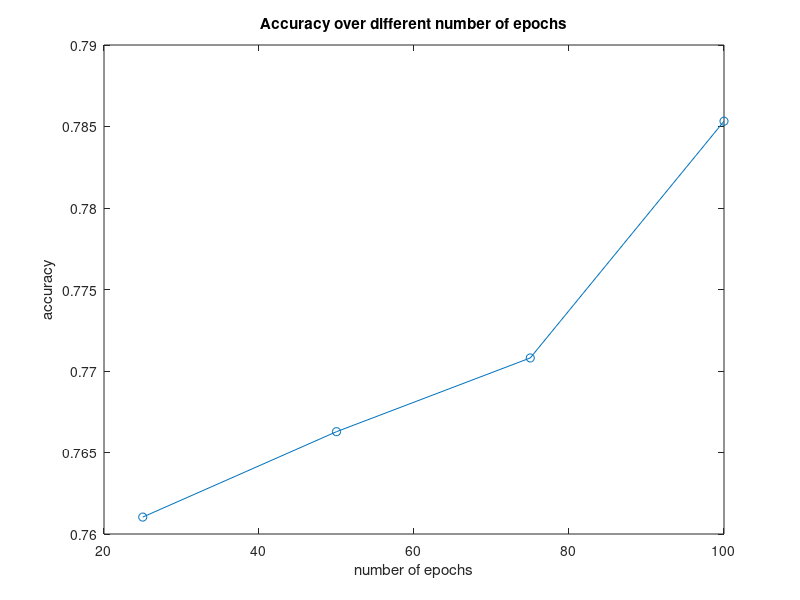
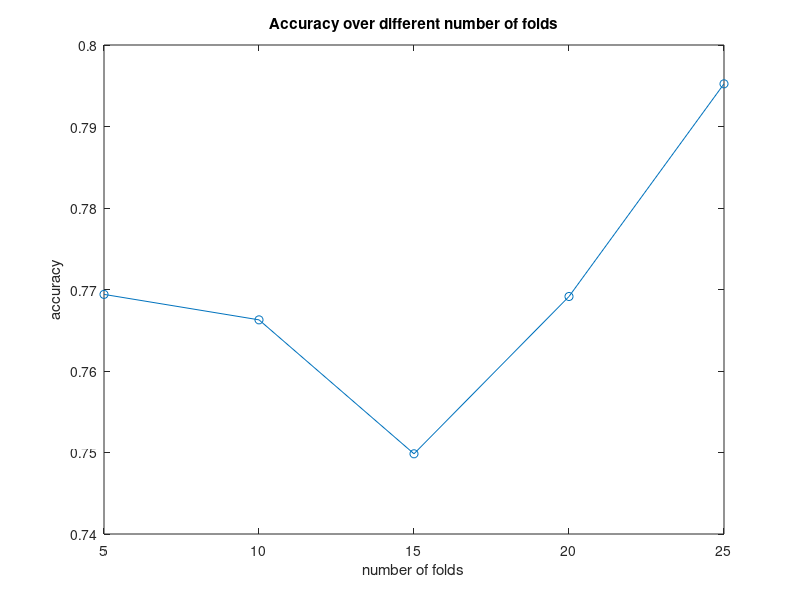

Write the MATLAB code that produced these figures, in order. (Note: this script raises an error after producing the figures.)
figure
x1 = [25 50 75 100];
y1 = [0.76103896103896107 0.76627705627705622 0.77080086580086571 0.7853246753246752];
x2 = [5 10 15 20 25];
y2 = [0.76940010263890013 0.76627705627705622 0.74984126984126964 0.76914141414141413 0.7952380952380953];
plot(x1, y1, '-o')
title('Accuracy over different number of epochs')
xlabel('number of epochs')
ylabel('accuracy')

figure
plot(x2, y2, '-o')
title('Accuracy over different number of folds')
xlabel('number of folds')
ylabel('accuracy')

figure
file_targets = fopen('targets','r');
file_outputs = fopen('outputs','r');
targets = fscanf(file_targets, '%f');
outputs = fscanf(file_outputs, '%f');
plotroc(targets',outputs')
